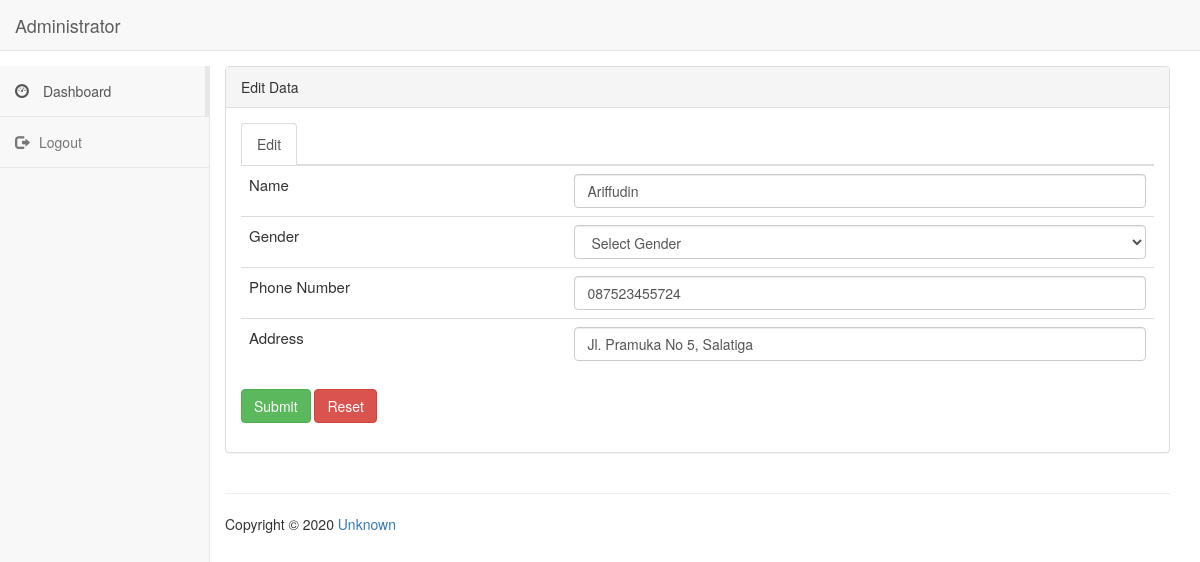
/index.php?page=edit&id=4, run on the app's committed database.
### tables this page shows
CREATE TABLE `customer` (
  `id_cust` int(2) NOT NULL,
  `name` varchar(50) NOT NULL,
  `gender` varchar(6) NOT NULL,
  `phone` varchar(12) NOT NULL,
  `address` varchar(100) NOT NULL
);

### edit.php (the view, shortened to what this page needs)
<?php
$koneksi = mysqli_connect('localhost','root','','db_crud');
$id = $_GET['id'];
$query=mysqli_query($koneksi,"SELECT * FROM customer WHERE id_cust='$id'");
$data = mysqli_fetch_array($query);
 ?>
<div class="panel panel-default">
<div class="panel-heading">
Edit Data
</div>
<div class="panel-body">
<ul class="nav nav-tabs">
<li class="active"><a data-toggle="tab" href="#home">Edit</a></li>
</ul>
<div class="tab-content">
      <div id="home" class="tab-pane fade in active">
				<form  action="edit.php?page=action" method="post" enctype="multipart/form-data">
        <table class="table" border="0">
            <tr>
              <td>Name</td><td><input class="form-control" type="text" name="name" value="<?php echo $data['name'] ?>"> </td>
            </tr>
            <tr>
              <td>Gender</td>
              <td>
                <select class="form-control" name="gender">
                  <option value="<?php echo $data['gender'] ?>" selected>Select Gender</option>
                </select>
              </td>
            </tr>
            <tr>
              <td>Phone Number</td><td><input class="form-control" type="text" name="phone" value="<?php echo $data['phone'] ?>"> </td>
            </tr>
            <tr>
              <td>Address</td><td><input class="form-control" type="text" name="address" value="<?php echo $data['address'] ?>"> </td>
            </tr>
        </table>
        <button class="btn btn-success" type="submit" name="button">Submit</button>
        <button class="btn btn-danger" type="reset" name="reset">Reset</button>
        </form>
      </div>
		</div>
					</div>

### style.css (style rules this page uses)
table { font-size: 15; }

### data on the page
customer: name "Ariffudin", phone "087523455724", address "Jl. Pramuka No 5, Salatiga"
